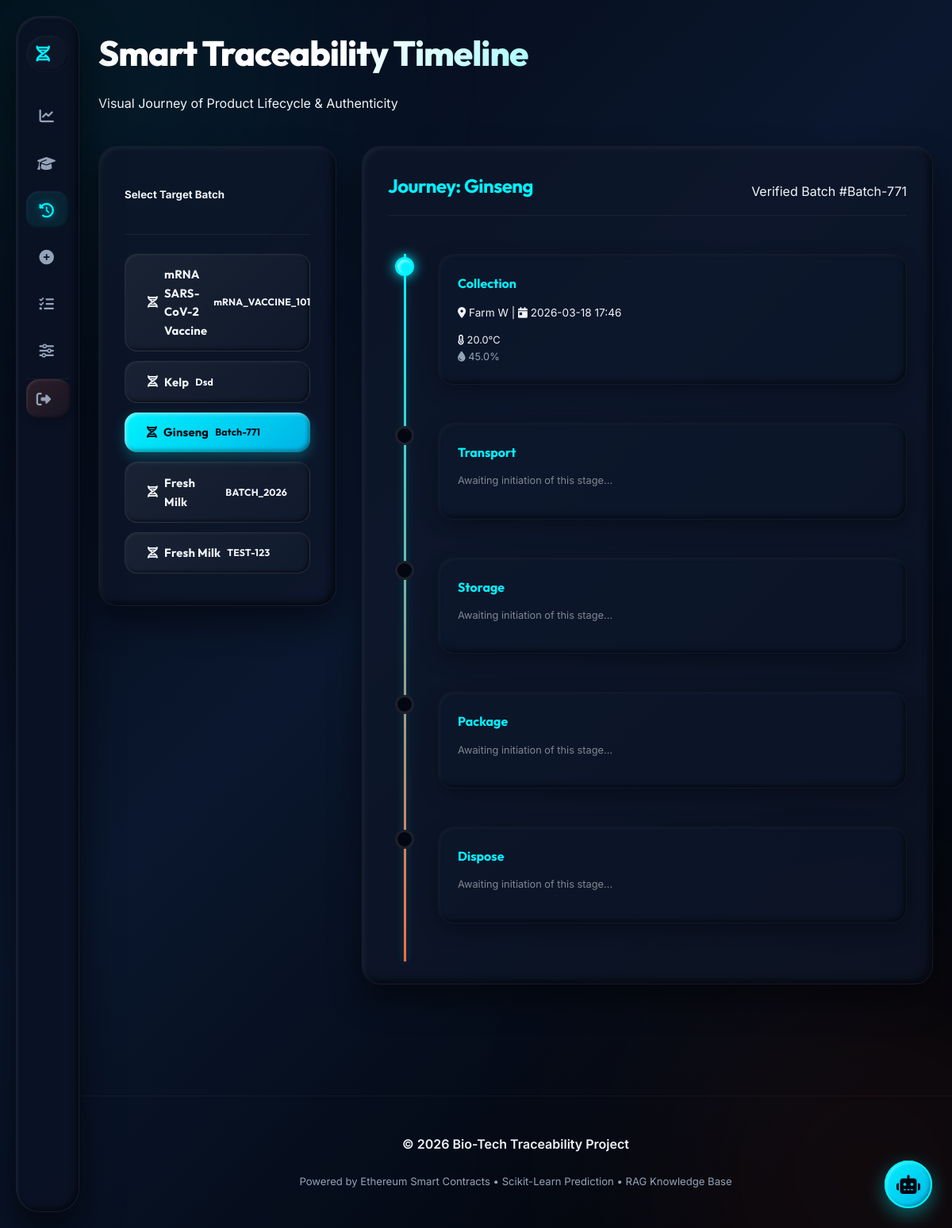
/timeline/Batch-771 (signed in), run on the app's committed database.
### models.py (models this page shows)
class Batch(db.Model):
    id = db.Column(db.Integer, primary_key=True)
    public_id = db.Column(db.String(64), unique=True, index=True, nullable=False)
    batch_type = db.Column(db.String(64), nullable=False) # food, herb, sample
    name = db.Column(db.String(128), nullable=False)
    origin = db.Column(db.String(128), nullable=False)
    created_at = db.Column(db.DateTime, default=datetime.utcnow)
    blockchain_tx_hash = db.Column(db.String(66), nullable=True) # tx hash for batch creation
    events = db.relationship('Event', backref='batch', lazy='dynamic')
    documents = db.relationship('Document', backref='batch', lazy='dynamic')

class Event(db.Model):
    id = db.Column(db.Integer, primary_key=True)
    batch_id = db.Column(db.Integer, db.ForeignKey('batch.id'), index=True, nullable=False)
    event_type = db.Column(db.String(64), nullable=False) # collection, transport, storage, test, package, dispose
    location = db.Column(db.String(128))
    temperature = db.Column(db.Float, nullable=True)
    humidity = db.Column(db.Float, nullable=True)
    timestamp = db.Column(db.DateTime, default=datetime.utcnow)
    remarks = db.Column(db.Text)
    blockchain_tx_hash = db.Column(db.String(66), nullable=True)

### app.py (the view)
@app.route('/timeline/<public_id>')
@login_required
def timeline_batch(public_id):
    batches = Batch.query.order_by(Batch.created_at.desc()).all()
    batch = Batch.query.filter_by(public_id=public_id).first_or_404()
    events = batch.events.order_by(Event.timestamp.asc()).all()
    stages = ['collection', 'transport', 'storage', 'package', 'dispose']
    completed_events = {e.event_type: e for e in events}
    current_stage_idx = 0
    for i, s in enumerate(stages):
        if s in completed_events:
            current_stage_idx = i + 1
    if current_stage_idx >= len(stages):
        current_stage_idx = len(stages) - 1
        if 'dispose' in completed_events:
            current_stage_idx = 5
    current_policy = ThresholdPolicy.query.filter_by(product_type=batch.batch_type).first()
    return render_template('timeline.html',
                           batches=batches,
                           current_batch=batch,
                           events=completed_events,
                           current_stage_idx=current_stage_idx,
                           stages=stages,
                           current_policy=current_policy)

### app.py (called while the page is built)
@login_manager.user_loader
def load_user(id):
    return db.session.get(User, int(id))

### templates/timeline.html (shortened to what this page needs)
{% extends "base.html" %}
{% block content %}
<section class="page-section fade-in">
    <hgroup>
        <h1>Smart Traceability Timeline</h1>
        <p>Visual Journey of Product Lifecycle & Authenticity</p>
    </hgroup>
    <div class="layout-sidebar">
        <aside>
            <article class="sidebar-card">
                <header><h5>Select Target Batch</h5></header>
                <div class="batch-list-scroll">
                    {% for b in batches %}
                    <a href="{{ url_for('timeline_batch', public_id=b.public_id) }}"
                       class="batch-list-link {% if current_batch and current_batch.id == b.id %}primary-btn{% else %}contrast outline{% endif %}"
                       role="button">
                        <i class="fa-solid fa-dna" aria-hidden="true"></i> {{ b.name }}
                        <small>{{ b.public_id }}</small>
                    </a>
                    {% endfor %}
                </div>
            </article>
        </aside>
        <div>
            {% if current_batch %}
            <article>
                <header>
                    <h2 style="margin-bottom: 0;">Journey: {{ current_batch.name }}</h2>
                    <p class="text-muted" style="margin-bottom: 0;">Verified Batch #{{ current_batch.public_id }}</p>
                </header>
                <div class="modern-timeline" style="margin-top: 3rem;">
                    {% for stage in stages %}
                    {% set ev = events.get(stage) %}
                    {% set is_excursion = False %}
                    {% if ev and ev.temperature is not none %}
                        {% if current_policy %}
                            {% if ev.temperature < current_policy.min_temp or ev.temperature > current_policy.max_temp %}
                                {% set is_excursion = True %}
                            {% endif %}
                        {% else %}
                            {% if ev.temperature < -100 or ev.temperature > 100 %}
                                {% set is_excursion = True %}
                            {% endif %}
                        {% endif %}
                    {% endif %}
                    <div class="timeline-item {% if ev %}{% if is_excursion %}excursion{% else %}active{% endif %}{% endif %}">
                        <div class="timeline-marker"></div>
                        <div class="timeline-content">
                            <h4>{{ stage | capitalize }}</h4>
                            {% if ev %}
                            <p class="text-muted" style="font-size: 0.85rem;">
                                <i class="fa-solid fa-location-dot"></i> {{ ev.location }} |
                                <i class="fa-solid fa-calendar-day"></i> {{ ev.timestamp.strftime('%Y-%m-%d %H:%M') }}
                            </p>
                            <div class="grid">
                                {% if ev.temperature %}
                                <div style="color: var(--brand-primary); font-size: 0.8rem;">
                                    <i class="fa-solid fa-temperature-half"></i> {{ ev.temperature }}°C
                                </div>
                                {% endif %}
                                {% if ev.humidity %}
                                <div style="color: #94a3b8; font-size: 0.8rem;">
                                    <i class="fa-solid fa-droplet"></i> {{ ev.humidity }}%
                                </div>
                                {% endif %}
                            </div>
                            {% else %}
                            <p class="text-muted" style="font-size: 0.8rem; opacity: 0.5;">Awaiting initiation of this stage...</p>
                            {% endif %}
                        </div>
                    </div>
                    {% endfor %}
                </div>
            </article>
            {% endif %}
        </div>
    </div>
</section>
{% endblock %}

### data on the page
Batch: name "mRNA SARS-CoV-2 Vaccine", public_id "mRNA_VACCINE_101"
Batch: name "Kelp", public_id "Dsd"
Batch: name "Ginseng", public_id "Batch-771"
Batch: name "Fresh Milk", public_id "BATCH_2026"
Batch: name "Fresh Milk", public_id "TEST-123"
Event: location "Farm W", timestamp "2026-03-18 17:46", temperature "20.0", humidity "45.0"

### other printed values
{{ stage | capitalize }} "Collection" "Transport" "Storage" "Package" "Dispose"
